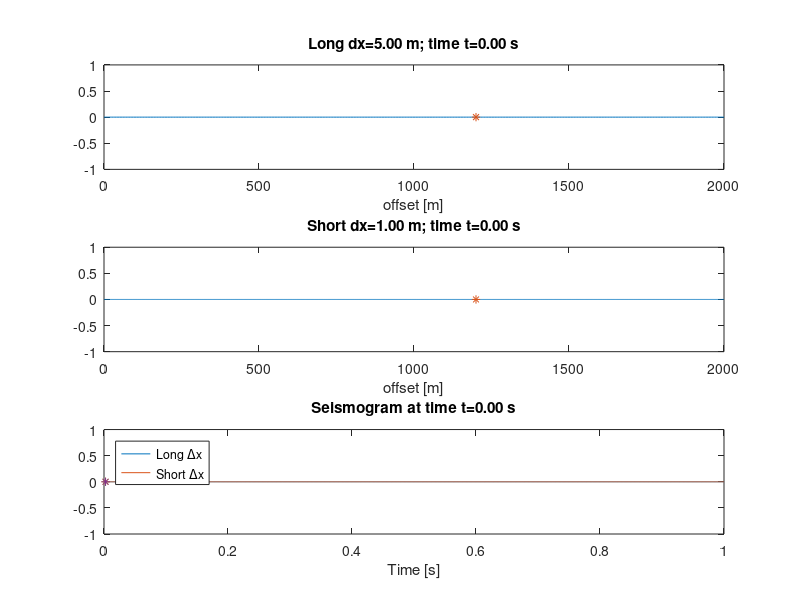

The MATLAB source for this figure: (Note: this script raises an error after producing the figure.)
close all; clear all; clc;

% Process gif with Bash command: gifsicle -O3 -d3 -b --lossy=80 --colors 40 --crop 33,20+-25x-20 space_dispersion.gif

%% Model setup
c = 2000;                  % [m/s] wave velocity
dx= 5;                     % [m]   grid spacing
dt= .0005;                 % [s]   time sampling
r = c*dt/dx                % [-]   CFL (Courant number)
x = 0:dx:2000;             % [m]   cell locations
short = 5;                 % [-]   Subsampling of dt (1/short * dt)
x2= 0:dx/short:2000;       % [m]   shortened cell locations
N = length(x);             % [-]   number of cells
T = 0:dt:1;                % [s]   time vector long step
M = length(T);             % [-]   number of time steps
xs = round(N/10);          % [-]   Source injection location
xr = round(3*N/5);         % [-]   Receiver seismogram location

% Ricker wavelet derivative source function
ricker_d = @(fc,t) 2*pi^2*fc^2*t .* (2*pi^2*fc^2*t.^2 - 3) .* exp( -pi^2*fc^2.*t.^2 );
fc = 35;
d  = 0.04;
fs = ricker_d(fc,T-d);

% Initialize the grid
[ u1_l, u2_l, uj_l ] = deal( zeros(N,1) );
[ u1_s, u2_s, uj_s ] = deal( zeros(short*(N-1)+1,1) );
% u1 @ t-dt
% u2 @ t
% uj @ t+dt

% Seismogram init
record = zeros(M,2);

% GIF INIT
h=figure(1); set(gcf,'Position',[2700 200 562 557]); axis tight;
filename='../images/space_dispersion.gif';
gif = 1;

X = 2:N-1; % Update cells
X2= 2:short*(N-1); % For short

for j=2:M
    %======================================================================
    % Large dx
    %======================================================================
    % Source injection in update
    u2_l(xs) =u2_l(xs) + fs(j)*dt^2/dx*c*2; % Inject source
        
    % Update step
    uj_l(X) = r^2 * ( u2_l(X-1)-2*u2_l(X)+u2_l(X+1) ) + 2*u2_l(X) - u1_l(X);
    
    % Prepare for next update
    u1_l = u2_l;
    u2_l = uj_l;

    %======================================================================
    % Short dx
    %======================================================================
    % Source injection in update
    u2_s((xs-1)*short+1) =u2_s((xs-1)*short+1) + fs(j)*dt/M*N*short*2; % Inject source
        
    % Update step
    uj_s(X2) = r^2*short^2 * ( u2_s(X2-1)-2*u2_s(X2)+u2_s(X2+1) ) + 2*u2_s(X2) - u1_s(X2);
    
    % Prepare for next update
    u1_s = u2_s;
    u2_s = uj_s;
    
    %======================================================================
    % Record synthetic seismogram
    %======================================================================
    record(j,:) = [uj_l(xr), uj_s(xr*short)];
   
    %======================================================================
    % Plot
    %======================================================================
    subplot(3,1,1)
    plot(x,uj_l),ylim([-1 1]),title(sprintf('Long dx=%0.2f m; time t=%0.2f s',dx,j*dt)),xlabel('offset [m]')
    hold on
    plot(x(xr),uj_l(xr),'*')
    hold off
    
    subplot(3,1,2)
    plot(x2,uj_s),ylim([-1 1]),title(sprintf('Short dx=%0.2f m; time t=%0.2f s',dx/short,j*dt)),xlabel('offset [m]')
    hold on
    plot(x(xr),uj_s(xr*short),'*')
    hold off
    
    subplot(3,1,3)
    plot( T, record ), title(sprintf('Seismogram at time t=%0.2f s',j*dt))
    hold on
    plot( T(j), uj_s(xr*short),'*' )
    plot( T(j), uj_l(xr),'*' )
    hold off
    ylim([-1 1])
    xlabel('Time [s]')
    legend('Long \Deltax','Short \Deltax','Location','NorthWest')
    
    drawnow
    
    %======================================================================
    % Store GIF
    %======================================================================
    if mod(j,6)==0
        f=getframe(h);
        im = frame2im(f);
        [imind,cm] = rgb2ind(im,256);
          if gif == 1 
              imwrite(imind,cm,filename,'gif', 'Loopcount',inf,'DelayTime',0); 
          else 
              imwrite(imind,cm,filename,'gif','WriteMode','append'); 
          end
        gif = gif+1;
    end

end

%% Plot
plot( T, record )
legend('Long \Deltax','Short \Deltax')
title('Recorded synthetic seismogram')